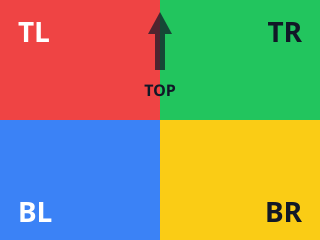
#> input picture tests/assets/orientation-corners-reference.png, 320 x 240 px, given in place of u2netp.png, which was not available
$ python BackgroundRemovalReferenceTests.py assets/orientation-corners-reference.png
#> lines starting #> are read from the running program, lines starting #| are printed output that depends on the picture; pictures that were not available may be replaced by others from this repository, and a replacement may not be noted
"""Opt-in Pillow reference comparison for the C++ model adapters.

Uses synthetic ONNX graphs, never research weights. Pillow is a test dependency
only. Run with the path to imageeditor_background_removal_probe.
"""

import json
import math
from pathlib import Path
import random
import subprocess
import sys
import tempfile

from PIL import Image


def pixels(image):
    return list(image.get_flattened_data()) if hasattr(image, "get_flattened_data") else list(image.getdata())


def varint(value):
    result = bytearray()
    while value > 127:
        result.append((value & 127) | 128)
        value >>= 7
    result.append(value)
    return bytes(result)


def number(field, value):
    return varint(field << 3) + varint(value)


def block(field, value):
    if isinstance(value, str):
        value = value.encode()
    return varint((field << 3) | 2) + varint(len(value)) + value


def tensor(name, shape):
    dimensions = b"".join(block(1, number(1, value)) for value in shape)
    return block(1, name) + block(2, block(1, number(1, 1) + block(2, dimensions)))


def model(width, height):
    axes = block(1, "axes") + number(8, 1) + number(20, 7)
    keepdims = block(1, "keepdims") + number(3, 1) + number(20, 2)
    node = (block(1, "image") + block(2, "coverage") + block(4, "ReduceMean")
            + block(5, axes) + block(5, keepdims))
    graph = (block(1, node) + block(2, "reference-comparison")
             + block(11, tensor("image", [1, 3, height, width]))
             + block(12, tensor("coverage", [1, 1, height, width])))
    return number(1, 9) + block(6, " " * 256) + block(7, graph) + block(8, number(2, 13))


def linear_resize(data, before, after):
    """Tensor bilinear resize, align_corners=False, independent of Pillow."""
    width, height = before
    out_width, out_height = after
    output = []
    for y in range(out_height):
        fy = max(0, (y + 0.5) * height / out_height - 0.5)
        y0, y1 = min(int(fy), height - 1), min(int(fy) + 1, height - 1)
        wy = fy - y0
        for x in range(out_width):
            fx = max(0, (x + 0.5) * width / out_width - 0.5)
            x0, x1 = min(int(fx), width - 1), min(int(fx) + 1, width - 1)
            wx = fx - x0
            top = data[y0 * width + x0] * (1 - wx) + data[y0 * width + x1] * wx
            bottom = data[y1 * width + x0] * (1 - wx) + data[y1 * width + x1] * wx
            output.append(top * (1 - wy) + bottom * wy)
    return output


def minmax(values):
    low, high = min(values), max(values)
    return [(value - low) / (high - low) for value in values]


def reference(source, size, profile):
    is_u2 = profile == "u2netp"
    scaled = source.resize(size, Image.Resampling.LANCZOS if is_u2
                           else Image.Resampling.BILINEAR)
    data = pixels(scaled)
    divisor = max(max(pixel) for pixel in data) if is_u2 else 255
    mean, deviation = (.485, .456, .406), (.229, .224, .225)
    values = [sum((pixel[c] / divisor - mean[c]) / deviation[c]
                  for c in range(3)) / 3 for pixel in data]
    if is_u2:
        small = Image.new("L", size)
        small.putdata([int(value * 255) for value in minmax(values)])
        return small.resize(source.size, Image.Resampling.LANCZOS)
    values = [1 / (1 + math.exp(-value)) for value in values]
    values = linear_resize(values, size, source.size)
    result = Image.new("L", source.size)
    result.putdata([int(max(0, min(1, value)) * 255) for value in values])
    return result


def main():
    probe = str(Path(sys.argv[1]).resolve())
    random_source = random.Random(3456)
    paths = {"u2netp": "u2netp.onnx",
             "birefnet-lite-int8": "birefnet-lite-512/onnx/model_int8.onnx"}
    with tempfile.TemporaryDirectory(prefix="vulkana-background-reference-") as temporary:
        root = Path(temporary)
        size = (41, 37)
        for path in paths.values():
            target = root / path
            target.parent.mkdir(parents=True, exist_ok=True)
            target.write_bytes(model(*size))
        for width, height in [(19, 31), (91, 43), (43, 91)]:
            source = Image.new("RGB", (width, height))
#> source: PIL image 19x31 RGB; every value is 0
            source.putdata([tuple(random_source.randrange(256) for _ in range(3))
                            for _ in range(width * height)])
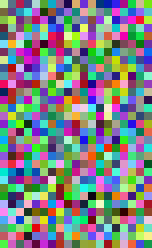
#> source: PIL image 19x31 RGB (shown 8 times larger); mean R, G, B 125.3, 130.6, 132.4
            source.save(root / "source.png")
            for profile in paths:
                subprocess.run([probe, str(root), str(root / "source.png"), profile,
                                str(root / "out")], check=True, capture_output=True, text=True)
#> (this line was passed over: subprocess is not available in this run)
                actual = Image.open(root / "out" / f"{profile}.png")
#> actual is the input picture: PIL image 320x240 RGBA; mean R, G, B, A 144.1, 148.3, 107.4, 255
                expected = reference(source, size, profile)
#> in reference, `scaled = source.resize(size, Image.Resampling.LANCZOS if is_u2 else Im..`:
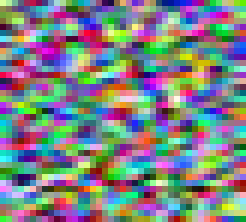
#> scaled: PIL image 41x37 RGB (shown 6 times larger); mean R, G, B 125.3, 130.5, 132.4
#> in reference, `data = pixels(scaled)`: data = 1517 items, first 6: (219, 255, 155), (178, 236, 155), (113, 178, 150), (90, 98, 125), (156, 42, 89), (190, 18, 72)
#> in reference, `divisor = max(max(pixel) for pixel in data) if is_u2 else 255`: divisor = 255
#> in reference, `values = [sum((pixel[c] / divisor - mean[c]) / deviation[c] for c in r..`: values = 1517 values, max 2.27 at index 685, min -1.66 at index 1304, mean 0.26
#> in reference, `small = Image.new("L", size)`: small: PIL image 41x37 L; every value is 0
#> in minmax, `low, high = min(values), max(values)`: low = -1.66; high = 2.27
#> in reference, `small.putdata([int(value * 255) for value in minmax(values)])`:
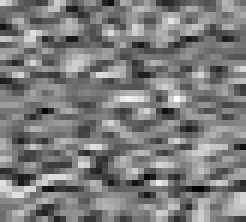
#> small: PIL image 41x37 L (shown 6 times larger); min 0, max 255, mean 124
#> in reference, `return small.resize(source.size, Image.Resampling.LANCZOS)`:
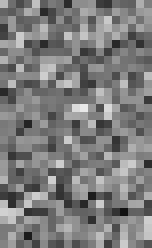
#> returned value: PIL image 19x31 L (shown 8 times larger); min 18, max 232, mean 124
#> (the run stopped early here; a loop or call above may not have finished)
